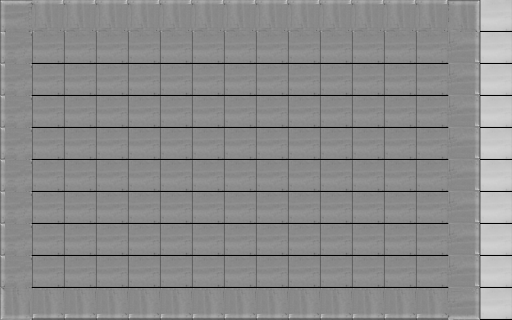

A 2D game scene composited from a Tiled map and its tileset images. What follows is a short description and the map's XML, with each tile layer's data collapsed to a summary:
An orthogonal 16x10 tile map with 32x32 px tiles, 1 tile layer (Capa de Patrones 1).

<map version="1.0" orientation="orthogonal" width="16" height="10" tilewidth="32" tileheight="32">
 <tileset firstgid="1" name="mars" tilewidth="32" tileheight="32">
  <image source="img/mars_tiled_map.png" trans="ff00ff" width="64" height="224" />
 </tileset>
 <layer name="Capa de Patrones 1" width="16" height="10">
  <data>[160 cells, 160 non-empty, 10 distinct tile ids]</data>
 </layer>
</map>